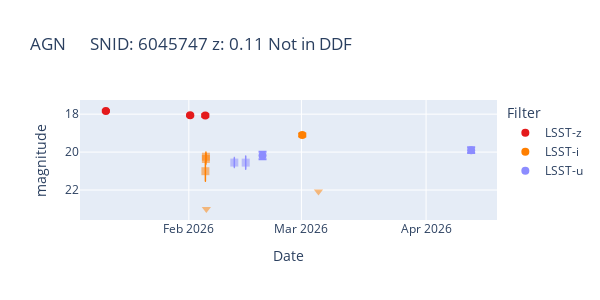
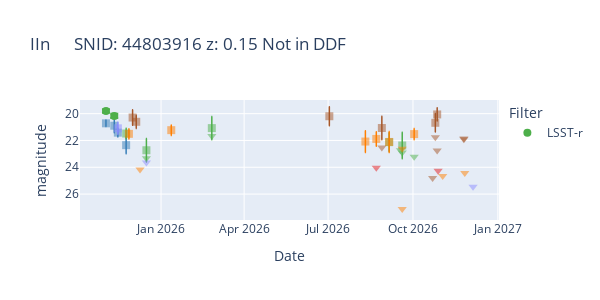
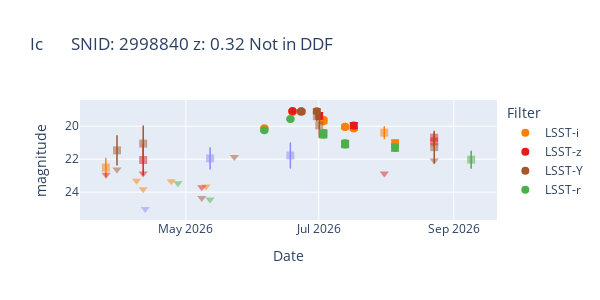
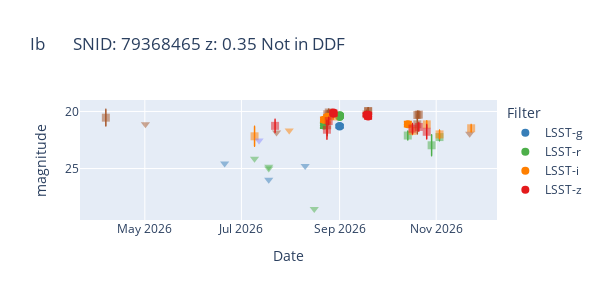

The code cell stored with these charts, in order, in its notebook:
### Code cell
print("Plotting light curves for each SN type with >5 photometric points...")
print("Circles = SNR > 5, Squares = 1 < SNR < 5, Triangles = SNR < 1")
for sn_type in df_header['SN_TYPE_FROM_PATH'].unique():
    # Get SNIDs of this type
    snids = df_header[df_header['SN_TYPE_FROM_PATH'] == sn_type]['SNID'].values
    
    # Loop over SNIDs until one has >5 photometric points
    for idx in snids:
        if len(df_phot[df_phot['SNID'] == idx]) > 5:
            print(f"Plotting SN_TYPE {sn_type}, SNID {idx}")
            plot_lc(df_phot, df_header, idx, inmag=True, convert_date=True)
            break  # Stop after first successful plot
    else:
        print(f"No suitable SNID with >5 points found for type {sn_type}")

### Figure 1 — Plotly figure (JSON) as saved in the notebook; plotly's stock layout.template omitted (floating-point values rounded to 4 significant figures)
{"data": [{"error_y": {"array": [0.03417, 0.04502, 0.06521], "type": "data", "visible": true}, "marker": {"color": "#e41a1c", "opacity": 1, "size": 8, "symbol": "circle"}, "mode": "markers", "name": "LSST-z", "showlegend": true, "type": "scatter", "x": ["2026-01-11T08:45:18.720000", "2026-02-01T07:55:29.279999", "2026-02-05T02:14:12.480000"], "y": [17.83, 18.06, 18.07]}, {"error_y": {"array": [], "thickness": 1.5, "type": "data", "visible": true, "width": 0.5}, "marker": {"color": "#e41a1c", "opacity": 0.5, "size": 8, "symbol": "square"}, "mode": "markers", "showlegend": false, "type": "scatter", "x": [], "y": []}, {"marker": {"color": "#e41a1c", "opacity": 0.5, "size": 8, "symbol": "triangle-down"}, "mode": "markers", "showlegend": false, "type": "scatter", "x": [], "y": []}, {"error_y": {"array": [0.07958], "type": "data", "visible": true}, "marker": {"color": "#ff7f00", "opacity": 1, "size": 8, "symbol": "circle"}, "mode": "markers", "name": "LSST-i", "showlegend": true, "type": "scatter", "x": ["2026-03-01T05:00:31.680000"], "y": [19.1]}, {"error_y": {"array": [0.5264, 0.2741, 0.2421], "thickness": 1.5, "type": "data", "visible": true, "width": 0.5}, "marker": {"color": "#ff7f00", "opacity": 0.5, "size": 8, "symbol": "square"}, "mode": "markers", "showlegend": false, "type": "scatter", "x": ["2026-02-05T02:49:46.559999", "2026-02-05T05:43:26.400000", "2026-02-05T06:01:43.680000"], "y": [21.01, 20.36, 20.24]}, {"marker": {"color": "#ff7f00", "opacity": 0.5, "size": 8, "symbol": "triangle-down"}, "mode": "markers", "showlegend": false, "type": "scatter", "x": ["2026-02-05T08:35:57.120000", "2026-03-05T05:35:48.480000"], "y": [23.0, 22.09]}, {"error_y": {"array": [0.1956, 0.1552], "type": "data", "visible": true}, "marker": {"color": "#8c8cff", "opacity": 1, "size": 8, "symbol": "circle"}, "mode": "markers", "name": "LSST-u", "showlegend": true, "type": "scatter", "x": ["2026-02-19T07:55:03.359999", "2026-04-12T04:55:46.560000"], "y": [20.18, 19.9]}, {"error_y": {"array": [0.2639, 0.3444], "thickness": 1.5, "type": "data", "visible": true, "width": 0.5}, "marker": {"color": "#8c8cff", "opacity": 0.5, "size": 8, "symbol": "square"}, "mode": "markers", "showlegend": false, "type": "scatter", "x": ["2026-02-12T07:27:07.200000", "2026-02-15T03:31:58.080000"], "y": [20.55, 20.56]}, {"marker": {"color": "#8c8cff", "opacity": 0.5, "size": 8, "symbol": "triangle-down"}, "mode": "markers", "showlegend": false, "type": "scatter", "x": [], "y": []}], "layout": {"height": 300, "legend": {"title": {"text": "Filter"}}, "title": {"text": "AGN      SNID: 6045747 z: 0.11 Not in DDF"}, "width": 600, "xaxis": {"title": {"text": "Date"}}, "yaxis": {"autorange": "reversed", "title": {"text": "magnitude"}}}}

### Figure 2 — Plotly figure (JSON) as saved in the notebook; plotly's stock layout.template omitted (floating-point values rounded to 4 significant figures)
{"data": [{"error_y": {"array": [], "type": "data", "visible": true}, "marker": {"color": "#377eb8", "opacity": 1, "size": 8, "symbol": "circle"}, "mode": "markers", "name": "LSST-g", "showlegend": true, "type": "scatter", "x": [], "y": []}, {"error_y": {"array": [0.2451, 0.5267, 0.3252, 0.6368], "thickness": 1.5, "type": "data", "visible": true, "width": 0.5}, "marker": {"color": "#377eb8", "opacity": 0.5, "size": 8, "symbol": "square"}, "mode": "markers", "showlegend": false, "type": "scatter", "x": ["2025-11-02T06:47:39.840000", "2025-11-11T07:24:31.680000", "2025-11-15T04:35:02.400000", "2025-11-24T03:45:47.519999"], "y": [20.72, 20.9, 21.42, 22.35]}, {"marker": {"color": "#377eb8", "opacity": 0.5, "size": 8, "symbol": "triangle-down"}, "mode": "markers", "showlegend": false, "type": "scatter", "x": [], "y": []}, {"error_y": {"array": [0.1223, 0.1593], "type": "data", "visible": true}, "marker": {"color": "#4daf4a", "opacity": 1, "size": 8, "symbol": "circle"}, "mode": "markers", "name": "LSST-r", "showlegend": true, "type": "scatter", "x": ["2025-11-02T07:22:13.439999", "2025-11-11T06:49:58.079999"], "y": [19.8, 20.17]}, {"error_y": {"array": [0.3942, 0.8701, 0.8701, 0.7056, 0.9885], "thickness": 1.5, "type": "data", "visible": true, "width": 0.5}, "marker": {"color": "#4daf4a", "opacity": 0.5, "size": 8, "symbol": "square"}, "mode": "markers", "showlegend": false, "type": "scatter", "x": ["2025-11-24T04:21:12.960000", "2025-12-16T02:50:47.040000", "2026-02-25T00:25:29.279999", "2026-09-05T04:44:06.720000", "2026-09-19T08:32:47.039999"], "y": [21.48, 22.73, 21.08, 22.13, 22.37]}, {"marker": {"color": "#4daf4a", "opacity": 0.5, "size": 8, "symbol": "triangle-down"}, "mode": "markers", "showlegend": false, "type": "scatter", "x": ["2025-12-16T02:50:12.479999", "2026-02-25T00:29:57.119999", "2026-09-17T08:38:24", "2026-09-19T08:34:04.800000", "2026-10-02T07:23:05.279999"], "y": [23.33, 21.67, 22.73, 22.89, 23.21]}, {"error_y": {"array": [], "type": "data", "visible": true}, "marker": {"color": "#8c8cff", "opacity": 1, "size": 8, "symbol": "circle"}, "mode": "markers", "name": "LSST-u", "showlegend": true, "type": "scatter", "x": [], "y": []}, {"error_y": {"array": [0.4487], "thickness": 1.5, "type": "data", "visible": true, "width": 0.5}, "marker": {"color": "#8c8cff", "opacity": 0.5, "size": 8, "symbol": "square"}, "mode": "markers", "showlegend": false, "type": "scatter", "x": ["2025-11-15T05:11:02.400000"], "y": [21.09]}, {"marker": {"color": "#8c8cff", "opacity": 0.5, "size": 8, "symbol": "triangle-down"}, "mode": "markers", "showlegend": false, "type": "scatter", "x": ["2025-12-16T03:26:55.680000", "2026-12-05T02:27:27.360000"], "y": [23.64, 25.45]}, {"error_y": {"array": [], "type": "data", "visible": true}, "marker": {"color": "#ff7f00", "opacity": 1, "size": 8, "symbol": "circle"}, "mode": "markers", "name": "LSST-i", "showlegend": true, "type": "scatter", "x": [], "y": []}, {"error_y": {"array": [0.379, 0.3912, 0.8127, 0.542, 0.7868, 0.4185], "thickness": 1.5, "type": "data", "visible": true, "width": 0.5}, "marker": {"color": "#ff7f00", "opacity": 0.5, "size": 8, "symbol": "square"}, "mode": "markers", "showlegend": false, "type": "scatter", "x": ["2025-11-27T04:23:22.560000", "2026-01-12T01:19:12", "2026-08-10T10:12:43.199999", "2026-08-22T05:56:15.360000", "2026-09-05T05:14:38.400000", "2026-10-02T06:48:05.760000"], "y": [21.51, 21.23, 22.08, 21.89, 22.11, 21.52]}, {"marker": {"color": "#ff7f00", "opacity": 0.5, "size": 8, "symbol": "triangle-down"}, "mode": "markers", "showlegend": false, "type": "scatter", "x": ["2025-12-09T04:52:45.120000", "2026-09-19T07:57:38.880000", "2026-09-19T07:58:56.640000", "2026-11-02T05:10:36.480000", "2026-11-26T03:23:02.400000"], "y": [24.17, 22.62, 27.11, 24.65, 24.42]}, {"error_y": {"array": [], "type": "data", "visible": true}, "marker": {"color": "#a65628", "opacity": 1, "size": 8, "symbol": "circle"}, "mode": "markers", "name": "LSST-Y", "showlegend": true, "type": "scatter", "x": [], "y": []}, {"error_y": {"array": [0.5731, 0.4938, 0.7008, 0.8714, 0.6903, 0.4955], "thickness": 1.5, "type": "data", "visible": true, "width": 0.5}, "marker": {"color": "#a65628", "opacity": 0.5, "size": 8, "symbol": "square"}, "mode": "markers", "showlegend": false, "type": "scatter", "x": ["2025-12-01T03:46:48", "2025-12-05T02:38:49.920000", "2026-07-02T08:40:59.520000", "2026-08-28T06:25:55.199999", "2026-10-25T05:23:51.360000", "2026-10-27T05:38:58.559999"], "y": [20.29, 20.61, 20.19, 21.07, 20.68, 20.06]}, {"marker": {"color": "#a65628", "opacity": 0.5, "size": 8, "symbol": "triangle-down"}, "mode": "markers", "showlegend": false, "type": "scatter", "x": ["2026-08-28T06:26:38.399999", "2026-10-22T06:06:20.159999", "2026-10-25T05:56:49.919999", "2026-10-27T05:05:34.080000", "2026-11-25T03:39:01.440000", "2026-11-25T04:12:00"], "y": [22.52, 24.81, 21.76, 22.76, 21.9, 21.85]}, {"error_y": {"array": [], "type": "data", "visible": true}, "marker": {"color": "#e41a1c", "opacity": 1, "size": 8, "symbol": "circle"}, "mode": "markers", "name": "LSST-z", "showlegend": true, "type": "scatter", "x": [], "y": []}, {"error_y": {"array": [], "thickness": 1.5, "type": "data", "visible": true, "width": 0.5}, "marker": {"color": "#e41a1c", "opacity": 0.5, "size": 8, "symbol": "square"}, "mode": "markers", "showlegend": false, "type": "scatter", "x": [], "y": []}, {"marker": {"color": "#e41a1c", "opacity": 0.5, "size": 8, "symbol": "triangle-down"}, "mode": "markers", "showlegend": false, "type": "scatter", "x": ["2026-08-22T06:32:24", "2026-10-28T05:49:03.360000"], "y": [24.03, 24.25]}], "layout": {"height": 300, "legend": {"title": {"text": "Filter"}}, "title": {"text": "IIn      SNID: 44803916 z: 0.15 Not in DDF"}, "width": 600, "xaxis": {"title": {"text": "Date"}}, "yaxis": {"autorange": "reversed", "title": {"text": "magnitude"}}}}

### Figure 3 — Plotly figure (JSON) as saved in the notebook; plotly's stock layout.template omitted (floating-point values rounded to 4 significant figures)
{"data": [{"error_y": {"array": [0.06353, 0.04438, 0.1038, 0.09191, 0.07151, 0.08233, 0.1024, 0.194], "type": "data", "visible": true}, "marker": {"color": "#ff7f00", "opacity": 1, "size": 8, "symbol": "circle"}, "mode": "markers", "name": "LSST-i", "showlegend": true, "type": "scatter", "x": ["2026-06-06T01:14:44.160000", "2026-06-18T22:58:30.720000", "2026-07-03T03:45:47.519999", "2026-07-03T03:48:23.040000", "2026-07-13T02:10:19.199999", "2026-07-13T02:11:02.400000", "2026-07-17T01:53:02.400000", "2026-08-05T01:24:40.320000"], "y": [20.12, 19.13, 19.69, 19.61, 20.05, 20.04, 20.13, 21.05]}, {"error_y": {"array": [0.5417, 0.351], "thickness": 1.5, "type": "data", "visible": true, "width": 0.5}, "marker": {"color": "#ff7f00", "opacity": 0.5, "size": 8, "symbol": "square"}, "mode": "markers", "showlegend": false, "type": "scatter", "x": ["2026-03-25T06:22:01.920000", "2026-07-31T02:18:48.960000"], "y": [22.51, 20.39]}, {"marker": {"color": "#ff7f00", "opacity": 0.5, "size": 8, "symbol": "triangle-down"}, "mode": "markers", "showlegend": false, "type": "scatter", "x": ["2026-04-08T08:45:10.079999", "2026-04-11T09:18:25.919999", "2026-04-24T07:30:43.200000", "2026-05-10T06:21:01.440000"], "y": [23.31, 23.82, 23.34, 23.66]}, {"error_y": {"array": [0.05007, 0.05469, 0.1747, 0.157], "type": "data", "visible": true}, "marker": {"color": "#e41a1c", "opacity": 1, "size": 8, "symbol": "circle"}, "mode": "markers", "name": "LSST-z", "showlegend": true, "type": "scatter", "x": ["2026-06-18T23:14:38.400000", "2026-06-22T23:52:04.800000", "2026-07-01T05:07:00.479999", "2026-07-17T02:28:01.920000"], "y": [19.07, 19.08, 19.37, 19.96]}, {"error_y": {"array": [0.9146, 0.32, 0.266], "thickness": 1.5, "type": "data", "visible": true, "width": 0.5}, "marker": {"color": "#e41a1c", "opacity": 0.5, "size": 8, "symbol": "square"}, "mode": "markers", "showlegend": false, "type": "scatter", "x": ["2026-04-11T09:40:53.760000", "2026-08-23T00:12:05.760000", "2026-08-23T00:12:40.320000"], "y": [22.05, 20.93, 20.69]}, {"marker": {"color": "#e41a1c", "opacity": 0.5, "size": 8, "symbol": "triangle-down"}, "mode": "markers", "showlegend": false, "type": "scatter", "x": ["2026-03-25T09:09:04.320000", "2026-04-11T09:35:08.160000", "2026-05-08T07:06:57.599999", "2026-07-31T02:53:39.840000"], "y": [22.95, 22.86, 23.7, 22.86]}, {"error_y": {"array": [0.1039, 0.1236], "type": "data", "visible": true}, "marker": {"color": "#a65628", "opacity": 1, "size": 8, "symbol": "circle"}, "mode": "markers", "name": "LSST-Y", "showlegend": true, "type": "scatter", "x": ["2026-06-23T00:27:47.520000", "2026-06-30T03:12:05.760000"], "y": [19.13, 19.09]}, {"error_y": {"array": [0.8805, 1.063, 0.2864, 0.7267, 0.9683], "thickness": 1.5, "type": "data", "visible": true, "width": 0.5}, "marker": {"color": "#a65628", "opacity": 0.5, "size": 8, "symbol": "square"}, "mode": "markers", "showlegend": false, "type": "scatter", "x": ["2026-03-30T09:10:39.360000", "2026-04-11T09:57:36", "2026-06-30T03:45:04.320000", "2026-07-01T05:42:25.920000", "2026-08-23T00:46:56.640000"], "y": [21.46, 21.05, 19.39, 19.95, 21.27]}, {"marker": {"color": "#a65628", "opacity": 0.5, "size": 8, "symbol": "triangle-down"}, "mode": "markers", "showlegend": false, "type": "scatter", "x": ["2026-03-30T08:55:49.440000", "2026-05-08T07:41:48.479999", "2026-05-23T06:21:18.719999", "2026-08-23T00:47:31.200000"], "y": [22.62, 24.36, 21.87, 22.08]}, {"error_y": {"array": [], "type": "data", "visible": true}, "marker": {"color": "#8c8cff", "opacity": 1, "size": 8, "symbol": "circle"}, "mode": "markers", "name": "LSST-u", "showlegend": true, "type": "scatter", "x": [], "y": []}, {"error_y": {"array": [0.6417, 0.76], "thickness": 1.5, "type": "data", "visible": true, "width": 0.5}, "marker": {"color": "#8c8cff", "opacity": 0.5, "size": 8, "symbol": "square"}, "mode": "markers", "showlegend": false, "type": "scatter", "x": ["2026-05-12T03:09:21.600000", "2026-06-17T23:36:05.759999"], "y": [21.95, 21.77]}, {"marker": {"color": "#8c8cff", "opacity": 0.5, "size": 8, "symbol": "triangle-down"}, "mode": "markers", "showlegend": false, "type": "scatter", "x": ["2026-04-12T08:25:52.320000"], "y": [25.02]}, {"error_y": {"array": [0.05694, 0.0363, 0.1772, 0.1666, 0.1636, 0.1575, 0.1837], "type": "data", "visible": true}, "marker": {"color": "#4daf4a", "opacity": 1, "size": 8, "symbol": "circle"}, "mode": "markers", "name": "LSST-r", "showlegend": true, "type": "scatter", "x": ["2026-06-06T00:39:44.640000", "2026-06-18T00:13:58.080000", "2026-07-03T03:11:05.280000", "2026-07-03T03:13:40.800000", "2026-07-13T02:45:01.440000", "2026-07-13T02:45:44.640000", "2026-08-05T00:49:40.800000"], "y": [20.25, 19.56, 20.5, 20.4, 21.11, 21.04, 21.3]}, {"error_y": {"array": [0.5147], "thickness": 1.5, "type": "data", "visible": true, "width": 0.5}, "marker": {"color": "#4daf4a", "opacity": 0.5, "size": 8, "symbol": "square"}, "mode": "markers", "showlegend": false, "type": "scatter", "x": ["2026-09-08T23:40:24.960000"], "y": [22.03]}, {"marker": {"color": "#4daf4a", "opacity": 0.5, "size": 8, "symbol": "triangle-down"}, "mode": "markers", "showlegend": false, "type": "scatter", "x": ["2026-04-27T08:29:28.319999", "2026-05-12T02:37:06.240000"], "y": [23.46, 24.45]}], "layout": {"height": 300, "legend": {"title": {"text": "Filter"}}, "title": {"text": "Ic       SNID: 2998840 z: 0.32 Not in DDF"}, "width": 600, "xaxis": {"title": {"text": "Date"}}, "yaxis": {"autorange": "reversed", "title": {"text": "magnitude"}}}}

### Figure 4 — Plotly figure (JSON) as saved in the notebook; plotly's stock layout.template omitted (floating-point values rounded to 4 significant figures)
{"data": [{"error_y": {"array": [], "type": "data", "visible": true}, "marker": {"color": "#a65628", "opacity": 1, "size": 8, "symbol": "circle"}, "mode": "markers", "name": "LSST-Y", "showlegend": true, "type": "scatter", "x": [], "y": []}, {"error_y": {"array": [0.7342, 0.9067, 0.3354, 0.3083, 0.3673, 0.3144, 0.2771, 0.8528, 0.3505, 0.324], "thickness": 1.5, "type": "data", "visible": true, "width": 0.5}, "marker": {"color": "#a65628", "opacity": 0.5, "size": 8, "symbol": "square"}, "mode": "markers", "showlegend": false, "type": "scatter", "x": ["2026-04-06T09:25:12", "2026-08-24T04:19:46.559999", "2026-08-24T04:52:45.120000", "2026-08-25T03:52:16.320000", "2026-09-18T00:15:33.119999", "2026-09-19T00:42:28.799999", "2026-09-19T00:43:03.360000", "2026-10-20T01:46:59.520000", "2026-10-20T02:19:58.079999", "2026-10-21T01:14:35.520000"], "y": [20.54, 21.21, 20.25, 20.09, 20.26, 19.99, 19.96, 21.12, 20.31, 20.27]}, {"marker": {"color": "#a65628", "opacity": 0.5, "size": 8, "symbol": "triangle-down"}, "mode": "markers", "showlegend": false, "type": "scatter", "x": ["2026-05-01T09:32:58.560000", "2026-07-23T04:22:22.080000", "2026-11-22T02:52:13.439999"], "y": [21.13, 21.84, 21.95]}, {"error_y": {"array": [0.1268, 0.1311], "type": "data", "visible": true}, "marker": {"color": "#377eb8", "opacity": 1, "size": 8, "symbol": "circle"}, "mode": "markers", "name": "LSST-g", "showlegend": true, "type": "scatter", "x": ["2026-08-31T23:58:50.879999", "2026-08-31T23:59:25.440000"], "y": [21.31, 21.28]}, {"error_y": {"array": [], "thickness": 1.5, "type": "data", "visible": true, "width": 0.5}, "marker": {"color": "#377eb8", "opacity": 0.5, "size": 8, "symbol": "square"}, "mode": "markers", "showlegend": false, "type": "scatter", "x": [], "y": []}, {"marker": {"color": "#377eb8", "opacity": 0.5, "size": 8, "symbol": "triangle-down"}, "mode": "markers", "showlegend": false, "type": "scatter", "x": ["2026-06-20T09:50:06.720000", "2026-07-18T05:34:04.800000", "2026-08-10T05:53:57.119999"], "y": [24.55, 25.97, 24.78]}, {"error_y": {"array": [0.2098, 0.05961, 0.0704, 0.08996, 0.09429], "type": "data", "visible": true}, "marker": {"color": "#4daf4a", "opacity": 1, "size": 8, "symbol": "circle"}, "mode": "markers", "name": "LSST-r", "showlegend": true, "type": "scatter", "x": ["2026-08-22T02:23:51.360000", "2026-09-01T00:33:24.480000", "2026-09-01T00:34:07.679999", "2026-09-01T05:44:00.959999", "2026-09-01T05:44:35.520000"], "y": [21.23, 20.34, 20.49, 20.34, 20.42]}, {"error_y": {"array": [0.393, 0.9171, 0.32], "thickness": 1.5, "type": "data", "visible": true, "width": 0.5}, "marker": {"color": "#4daf4a", "opacity": 0.5, "size": 8, "symbol": "square"}, "mode": "markers", "showlegend": false, "type": "scatter", "x": ["2026-10-14T01:36:46.079999", "2026-10-29T02:30:28.800000", "2026-11-03T01:54:20.160000"], "y": [22.11, 22.96, 22.24]}, {"marker": {"color": "#4daf4a", "opacity": 0.5, "size": 8, "symbol": "triangle-down"}, "mode": "markers", "showlegend": false, "type": "scatter", "x": ["2026-07-09T06:38:00.960000", "2026-07-18T06:07:37.919999", "2026-07-18T06:08:55.680000", "2026-08-15T23:47:19.679999"], "y": [24.13, 24.84, 24.99, 28.54]}, {"error_y": {"array": [0.1873, 0.1472, 0.2149], "type": "data", "visible": true}, "marker": {"color": "#ff7f00", "opacity": 1, "size": 8, "symbol": "circle"}, "mode": "markers", "name": "LSST-i", "showlegend": true, "type": "scatter", "x": ["2026-08-22T02:58:50.879999", "2026-08-24T05:48:02.880000", "2026-10-14T02:11:36.959999"], "y": [20.72, 20.47, 21.11]}, {"error_y": {"array": [0.8818, 0.2318, 0.2408, 0.3109, 0.3265, 0.3818, 0.3349], "thickness": 1.5, "type": "data", "visible": true, "width": 0.5}, "marker": {"color": "#ff7f00", "opacity": 0.5, "size": 8, "symbol": "square"}, "mode": "markers", "showlegend": false, "type": "scatter", "x": ["2026-07-09T07:12:43.199999", "2026-08-24T00:44:55.679999", "2026-08-28T00:13:49.439999", "2026-10-17T01:21:56.160000", "2026-10-26T01:05:22.560000", "2026-11-03T02:29:02.399999", "2026-11-23T01:39:21.600000"], "y": [22.17, 20.71, 20.44, 21.7, 21.13, 22.01, 21.47]}, {"marker": {"color": "#ff7f00", "opacity": 0.5, "size": 8, "symbol": "triangle-down"}, "mode": "markers", "showlegend": false, "type": "scatter", "x": ["2026-07-31T04:29:34.080000"], "y": [21.66]}, {"error_y": {"array": [], "type": "data", "visible": true}, "marker": {"color": "#8c8cff", "opacity": 1, "size": 8, "symbol": "circle"}, "mode": "markers", "name": "LSST-u", "showlegend": true, "type": "scatter", "x": [], "y": []}, {"error_y": {"array": [], "thickness": 1.5, "type": "data", "visible": true, "width": 0.5}, "marker": {"color": "#8c8cff", "opacity": 0.5, "size": 8, "symbol": "square"}, "mode": "markers", "showlegend": false, "type": "scatter", "x": [], "y": []}, {"marker": {"color": "#8c8cff", "opacity": 0.5, "size": 8, "symbol": "triangle-down"}, "mode": "markers", "showlegend": false, "type": "scatter", "x": ["2026-07-12T03:04:01.920000"], "y": [22.55]}, {"error_y": {"array": [0.1695, 0.1713, 0.1351, 0.2017, 0.1745], "type": "data", "visible": true}, "marker": {"color": "#e41a1c", "opacity": 1, "size": 8, "symbol": "circle"}, "mode": "markers", "name": "LSST-z", "showlegend": true, "type": "scatter", "x": ["2026-08-28T00:48:40.319999", "2026-08-28T04:49:00.480000", "2026-09-18T00:50:41.279999", "2026-09-19T00:07:29.280000", "2026-09-19T00:08:12.480000"], "y": [20.09, 20.2, 20.29, 20.44, 20.28]}, {"error_y": {"array": [0.585, 0.8349, 0.3374, 0.4561, 0.3786, 0.6356], "thickness": 1.5, "type": "data", "visible": true, "width": 0.5}, "marker": {"color": "#e41a1c", "opacity": 0.5, "size": 8, "symbol": "square"}, "mode": "markers", "showlegend": false, "type": "scatter", "x": ["2026-07-22T06:00:17.280000", "2026-08-24T00:10:13.440000", "2026-08-25T03:17:25.440000", "2026-10-17T00:47:05.280000", "2026-10-21T00:38:52.800000", "2026-10-26T00:29:31.200000"], "y": [21.26, 21.6, 20.84, 21.5, 21.36, 21.78]}, {"marker": {"color": "#e41a1c", "opacity": 0.5, "size": 8, "symbol": "triangle-down"}, "mode": "markers", "showlegend": false, "type": "scatter", "x": [], "y": []}], "layout": {"height": 300, "legend": {"title": {"text": "Filter"}}, "title": {"text": "Ib       SNID: 79368465 z: 0.35 Not in DDF"}, "width": 600, "xaxis": {"title": {"text": "Date"}}, "yaxis": {"autorange": "reversed", "title": {"text": "magnitude"}}}}
